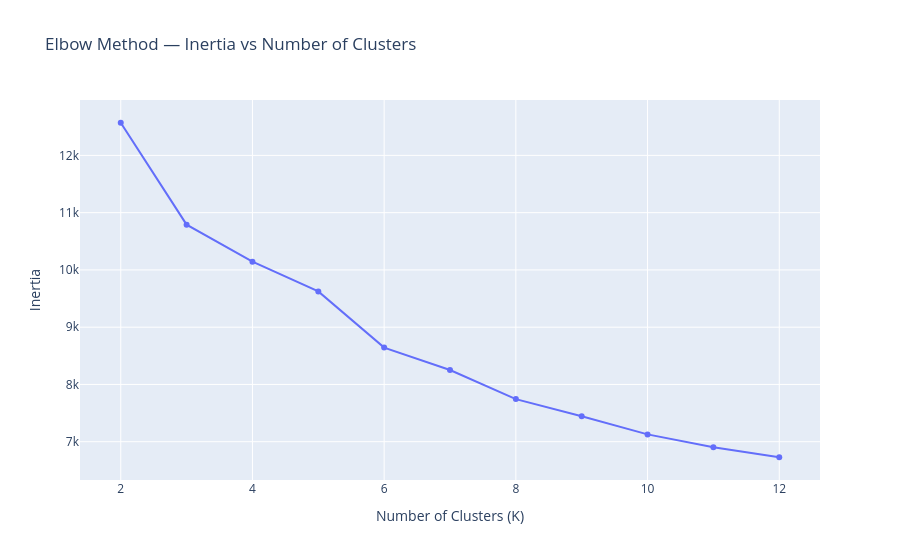

The cell this chart's notebook holds for it:
### Code cell
fig = px.line(
    x=list(n_clusters),
    y=inertia_scores,
    title="Elbow Method — Inertia vs Number of Clusters",
    markers=True
)
fig.update_layout(xaxis_title="Number of Clusters (K)", yaxis_title="Inertia")
fig.show()

### Figure 1 — Plotly figure (JSON) as saved in the notebook; plotly's stock layout.template omitted (floating-point values rounded to 4 significant figures)
{"data": [{"hovertemplate": "x=%{x}<br>y=%{y}<extra></extra>", "legendgroup": "", "line": {"color": "#636efa", "dash": "solid"}, "marker": {"symbol": "circle"}, "mode": "lines+markers", "name": "", "orientation": "v", "showlegend": false, "type": "scatter", "x": [2, 3, 4, 5, 6, 7, 8, 9, 10, 11, 12], "xaxis": "x", "y": [12570.0, 10790.0, 10140.0, 9625.0, 8644.0, 8253.0, 7744.0, 7443.0, 7128.0, 6905.0, 6729.0], "yaxis": "y"}], "layout": {"legend": {"tracegroupgap": 0}, "title": {"text": "Elbow Method — Inertia vs Number of Clusters"}, "xaxis": {"anchor": "y", "domain": [0, 1], "title": {"text": "Number of Clusters (K)"}}, "yaxis": {"anchor": "x", "domain": [0, 1], "title": {"text": "Inertia"}}}}
